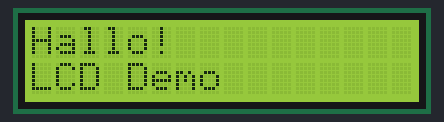
Bench run of a sketch on a simulated Arduino Uno, built with avr-gcc and run on an emulated ATmega328P. On the bench: 16×2 character LCD.

Above: at 0.1 s.
At 5.2 s:
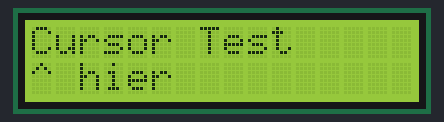
At 7.2 s:
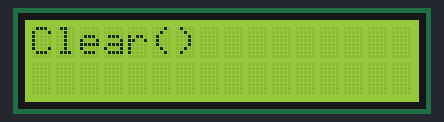
At 14.5 s:
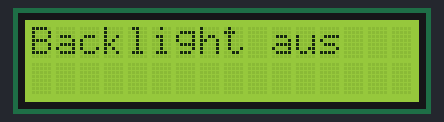
At 20.6 s:
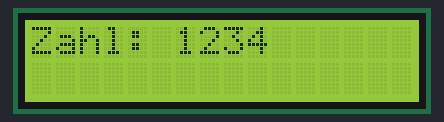
At 35.0 s:
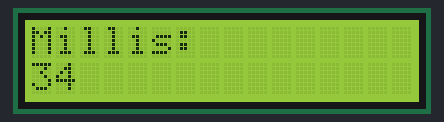

Measured:
- what the display in image 1 shows lasts 2.0 s, from 5.1 s to 7.1 s
- what the display in image 2 shows lasts 1.5 s, from 7.1 s to 8.6 s
- what the display in image 3 shows lasts 1.0 s, from 14.5 s to 15.5 s

The sketch:

DisplayFeatures.ino
```cpp
#include <Wire.h>
#include <LiquidCrystal_I2C.h>

// I2C-Adresse ggf. anpassen: 0x27 oder 0x3F
LiquidCrystal_I2C lcd(0x27, 16, 2);

void setup() {
  lcd.init();       // LCD starten
  lcd.backlight();  // Licht an
}

void loop() {

  // 🔹 1. Einfacher Text
  lcd.clear();
  lcd.setCursor(0, 0);
  lcd.print("Hallo!");
  lcd.setCursor(0, 1);
  lcd.print("LCD Demo");
  delay(2000);

  // 🔹 2. Zahlen anzeigen
  lcd.clear();
  lcd.setCursor(0, 0);
  lcd.print("Zahl:");
  lcd.setCursor(6, 0);
  lcd.print(1234);
  delay(2000);

  // 🔹 3. Cursor bewegen
  lcd.clear();
  lcd.print("Cursor Test");
  delay(1000);
  lcd.setCursor(0, 1);
  lcd.print("^ hier");
  delay(2000);

  // 🔹 4. Bildschirm loeschen
  lcd.clear();
  lcd.print("Clear()");
  delay(1500);

  // 🔹 5. Scrollender Text
  lcd.clear();
  lcd.print("Scrollender Text");
  for (int i = 0; i < 16; i++) {
    lcd.scrollDisplayLeft();
    delay(300);
  }
  delay(1000);

  // 🔹 6. Hintergrundlicht aus/an
  lcd.clear();
  lcd.print("Backlight aus");
  delay(1000);
  lcd.noBacklight();
  delay(1000);
  lcd.backlight();

  // 🔹 7. millis() anzeigen (Zeit)
  lcd.clear();
  lcd.print("Millis:");
  lcd.setCursor(0, 1);
  lcd.print(millis() / 1000);
  delay(2000);
}
```
